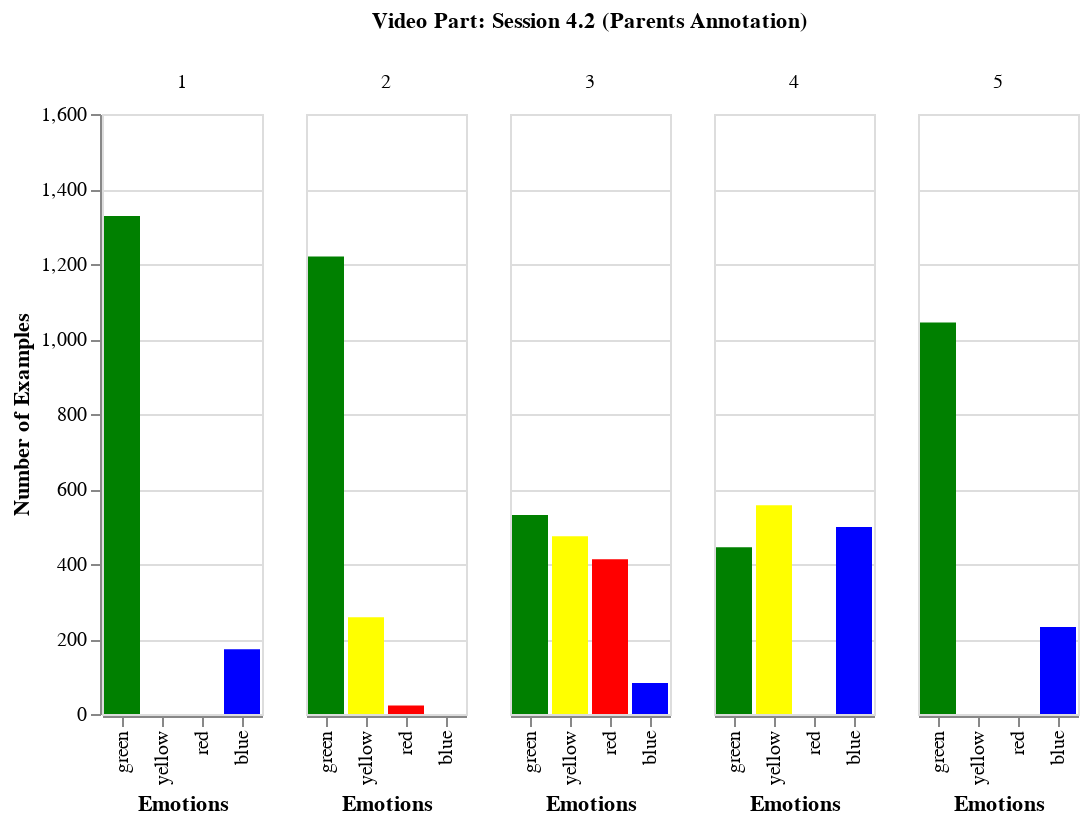

This figure's notebook cell:
### Markdown cell above
# 4.2 P

### Code cell
dataframes_21 = add_video_part_column_to_dataframes(dataframes_42)

dataframes_21_dict = create_whole_session_dict_values(dataframes_21)

df_session_21 = pd.DataFrame(dataframes_21_dict)
print(df_session_21)


# Using pandas function to transform from wide format to long format, so Altair can work better
source_21 = df_session_21.melt("video_part", var_name="emotion_zone", value_name='values')

alt.Chart(source_21).mark_bar().encode(
    alt.X('emotion_zone:N', sort=COLOURS, title='Emotions'),
    alt.Y('values:Q', title='Number of Examples',
         scale=alt.Scale(domain=(0, 1600)),
         ),
    column=alt.Column('video_part:N', title='Video Part: Session 4.2 (Parents Annotation)'),
    color=alt.Color('emotion_zone', scale=alt.Scale(domain=EMOTIONS, range=COLOURS), title='Emotion zones', legend=None)

)

### Figure 1 — Vega-Lite specification as saved in the notebook (floating-point values rounded to 4 significant figures)
{"config": {"view": {"continuousWidth": 400, "continuousHeight": 300}}, "data": {"name": "data-7d141e25ce6070c741736abb70e5b540"}, "mark": "bar", "encoding": {"color": {"field": "emotion_zone", "legend": null, "scale": {"domain": ["green", "yellow", "red", "blue"], "range": ["green", "yellow", "red", "blue"]}, "title": "Emotion zones", "type": "nominal"}, "column": {"field": "video_part", "title": "Video Part: Session 4.2 (Parents Annotation)", "type": "nominal"}, "x": {"field": "emotion_zone", "sort": ["green", "yellow", "red", "blue"], "title": "Emotions", "type": "nominal"}, "y": {"field": "values", "scale": {"domain": [0, 1600]}, "title": "Number of Examples", "type": "quantitative"}}, "$schema": "https://vega.github.io/schema/vega-lite/v4.17.0.json", "datasets": {"data-7d141e25ce6070c741736abb70e5b540": [{"video_part": 1, "emotion_zone": "green", "values": 1328}, {"video_part": 2, "emotion_zone": "green", "values": 1220}, {"video_part": 3, "emotion_zone": "green", "values": 531}, {"video_part": 4, "emotion_zone": "green", "values": 445}, {"video_part": 5, "emotion_zone": "green", "values": 1044}, {"video_part": 1, "emotion_zone": "blue", "values": 173}, {"video_part": 2, "emotion_zone": "blue", "values": 0}, {"video_part": 3, "emotion_zone": "blue", "values": 83}, {"video_part": 4, "emotion_zone": "blue", "values": 499}, {"video_part": 5, "emotion_zone": "blue", "values": 232}, {"video_part": 1, "emotion_zone": "yellow", "values": 0}, {"video_part": 2, "emotion_zone": "yellow", "values": 258}, {"video_part": 3, "emotion_zone": "yellow", "values": 474}, {"video_part": 4, "emotion_zone": "yellow", "values": 557}, {"video_part": 5, "emotion_zone": "yellow", "values": 0}, {"video_part": 1, "emotion_zone": "red", "values": 0}, {"video_part": 2, "emotion_zone": "red", "values": 23}, {"video_part": 3, "emotion_zone": "red", "values": 413}, {"video_part": 4, "emotion_zone": "red", "values": 0}, {"video_part": 5, "emotion_zone": "red", "values": 0}]}}
